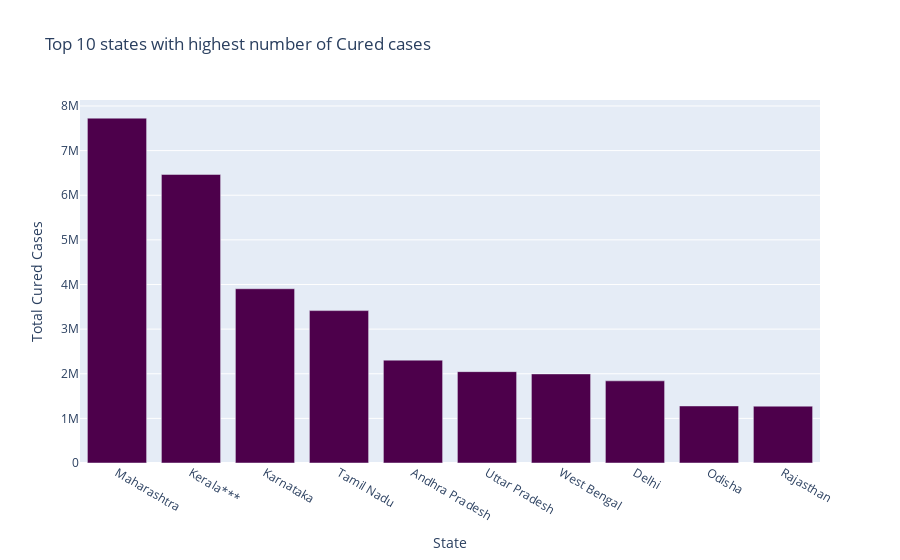

The notebook cell saved with this chart:
### Markdown cell above
* **Top 10 states with highest number of cured cases**

### Code cell
px.bar(x=covid.nlargest(10,"cured")["state_name"],
       y = covid.nlargest(10,"cured")["cured"],
       labels={'y':'Total Cured Cases','x':'State'},
       color_discrete_sequence=px.colors.sequential.BuPu_r,
       title="Top 10 states with highest number of Cured cases")

### Figure 1 — Plotly figure (JSON) as saved in the notebook; plotly's stock layout.template omitted (floating-point values rounded to 4 significant figures)
{"data": [{"alignmentgroup": "True", "hovertemplate": "State=%{x}<br>Total Cured Cases=%{y}<extra></extra>", "legendgroup": "", "marker": {"color": "rgb(77,0,75)", "pattern": {"shape": ""}}, "name": "", "offsetgroup": "", "orientation": "v", "showlegend": false, "textposition": "auto", "type": "bar", "x": ["Maharashtra", "Kerala***", "Karnataka", "Tamil Nadu", "Andhra Pradesh", "Uttar Pradesh", "West Bengal", "Delhi", "Odisha", "Rajasthan"], "xaxis": "x", "y": [7727443, 6466280, 3904850, 3415033, 2304873, 2047540, 1996333, 1841162, 1278652, 1273546], "yaxis": "y"}], "layout": {"barmode": "relative", "legend": {"tracegroupgap": 0}, "title": {"text": "Top 10 states with highest number of Cured cases"}, "xaxis": {"anchor": "y", "domain": [0, 1], "title": {"text": "State"}}, "yaxis": {"anchor": "x", "domain": [0, 1], "title": {"text": "Total Cured Cases"}}}}
